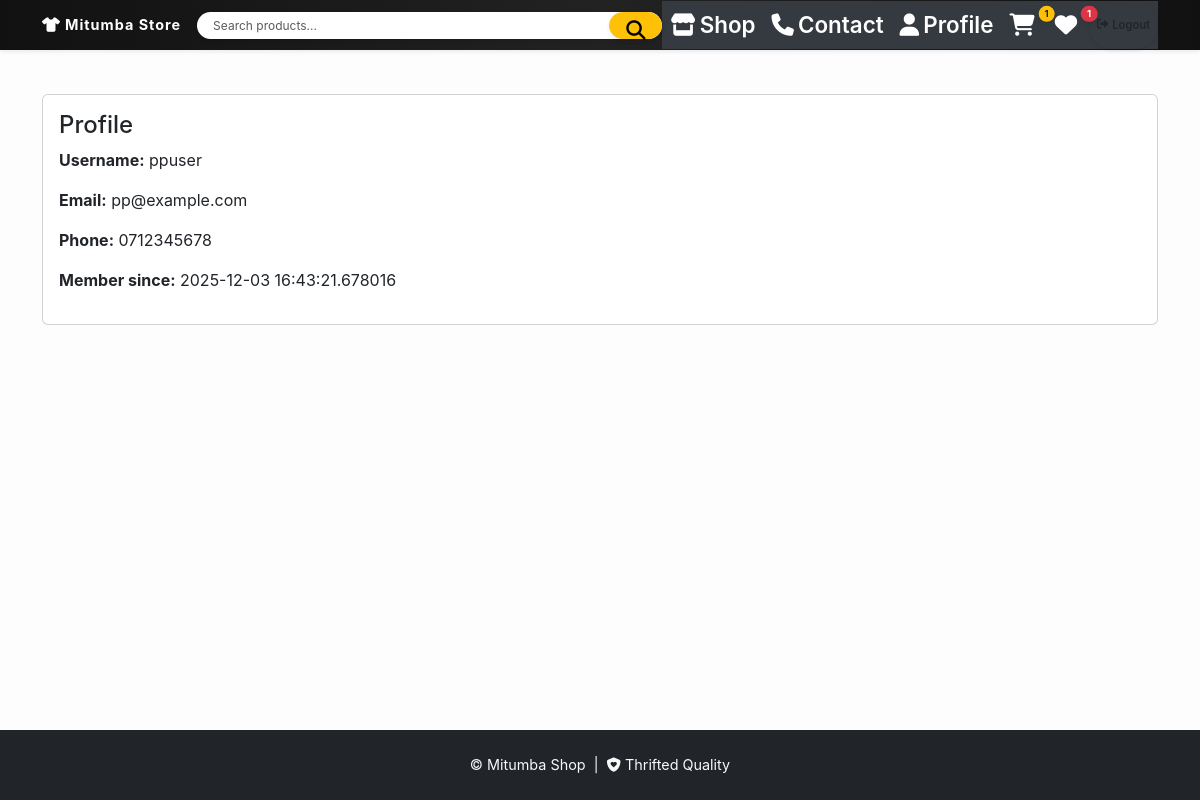
The app's page /profile (signed in) with its own data.
### app/models.py (models this page shows, shortened)
class User(db.Model, UserMixin):
    id = db.Column(db.Integer, primary_key=True)
    username = db.Column(db.String(120), unique=True, nullable=False)
    email = db.Column(db.String(120), unique=True, nullable=False)
    phone = db.Column(db.String(20))
    password_hash = db.Column(db.String(255), nullable=False)
    is_admin = db.Column(db.Boolean, default=False)
    created_at = db.Column(db.DateTime, default=datetime.utcnow)

### app/routes.py (the view)
@main.route('/profile')
@login_required
def profile():
    user = User.query.get(current_user.id)
    return render_template('profile.html', user=user)

### app/routes.py (called while the page is built)
@main.app_context_processor
def inject_counts():
    if current_user.is_authenticated:
        cart_count = Cart.query.filter_by(user_id=current_user.id).count()
        wishlist_count = Wishlist.query.filter_by(user_id=current_user.id).count()
    else:
        cart_count = 0
        wishlist_count = 0
    return dict(cart_count=cart_count, wishlist_count=wishlist_count)

### app/templates/profile.html (shortened to what this page needs)
{% extends 'base.html' %}
{% block content %}
<div class="card">
  <div class="card-body">
    <h4 class="card-title">Profile</h4>
    <p><strong>Username:</strong> {{ user.username }}</p>
    <p><strong>Email:</strong> {{ user.email }}</p>
    <p><strong>Phone:</strong> {{ user.phone }}</p>
    <p><strong>Member since:</strong> {{ user.created_at }}</p>
  </div>
</div>
{% endblock %}

### app/templates/base.html (style rules this page uses)
body { font-family: "Inter", sans-serif; background-color: #fdfdfd; padding-top: 70px; }

### records on screen
User: username "ppuser", email "pp@example.com", phone "0712345678", created_at "2025-12-03 16:43:21.678016"

### other values on screen
{{ cart_count }} "1"
{{ wishlist_count }} "1"
